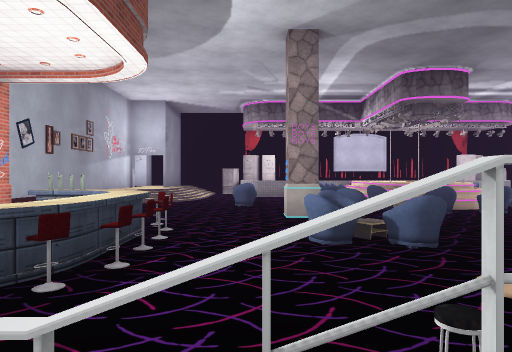
[1] (above)

24 first-person views from a walk through a Unity game level. The camera is 1.2 m above the floor, looks level and sees 70° across. The floor is counted in squares, 2 m on a side. Each view is taken from the middle of a square. On the plan, view 1 faces up. The plan holds only what a view shows up to about 10 squares ahead; the rest is blank. The place goes on beyond the plan. Door leaves are left out, so doorways stand open. Some surface patterns are stand-ins.

[2]
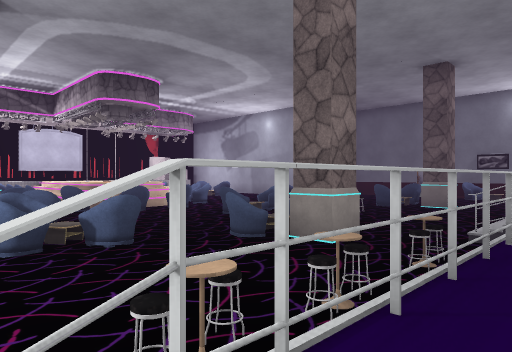

[3]
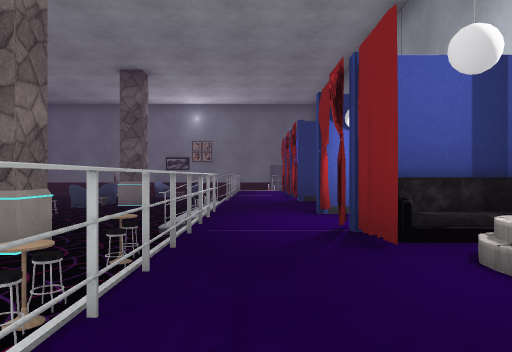

[4]
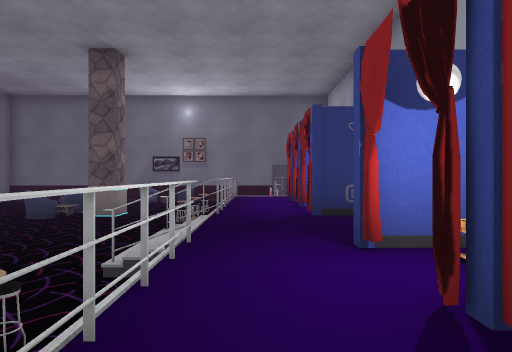

[5]
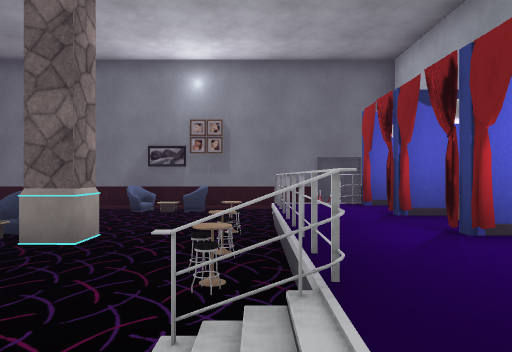

[6]
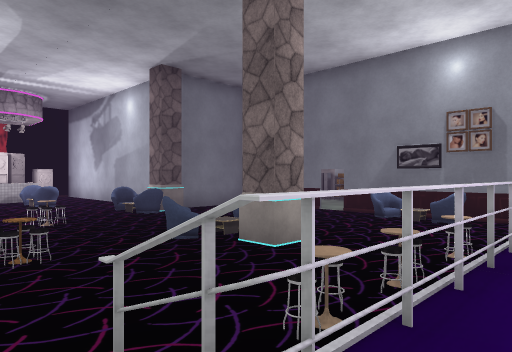

[7]
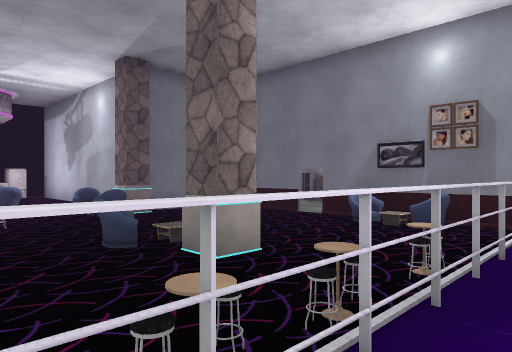

[8]
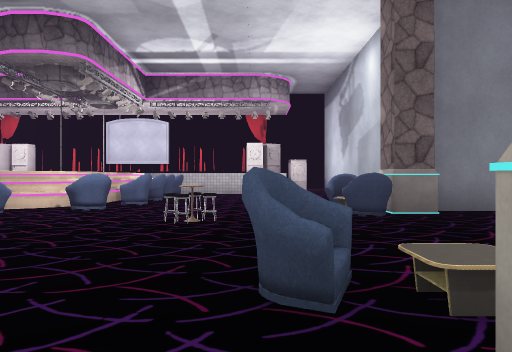

[9]
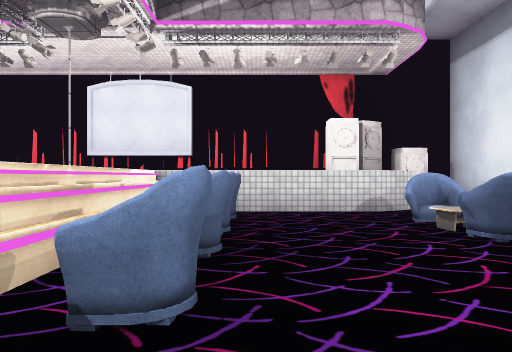

[10]
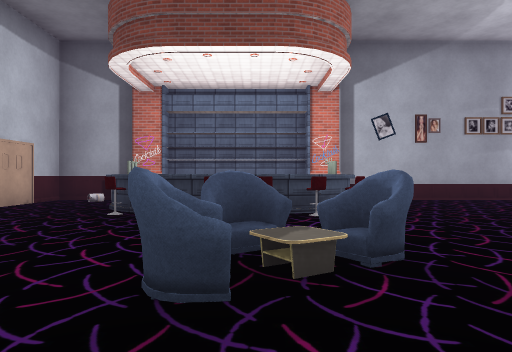

[11]
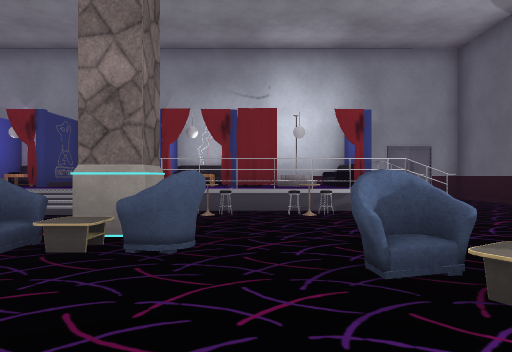

[12]
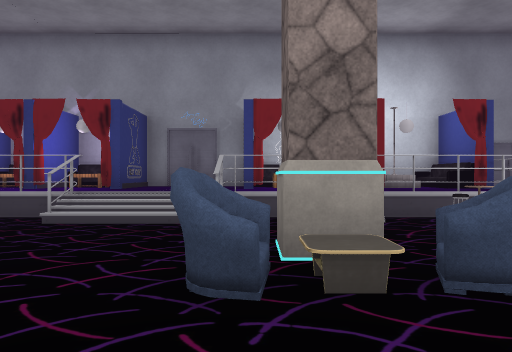

[13]
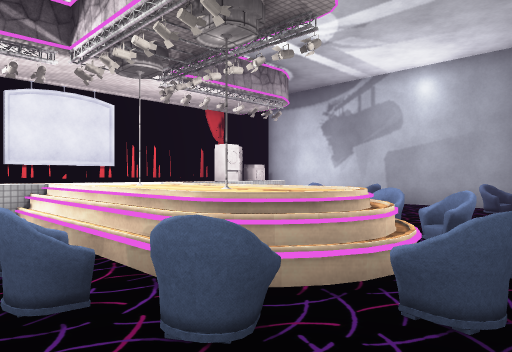

[14]
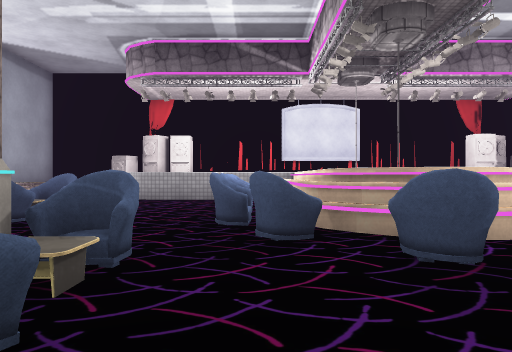

[15]
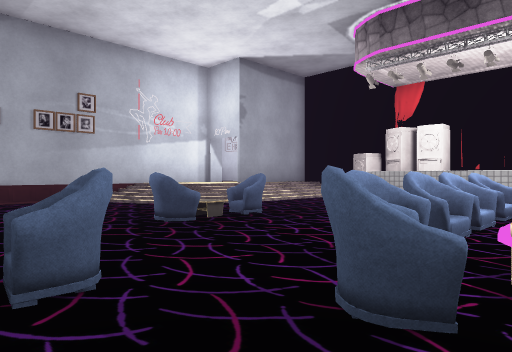

[16]
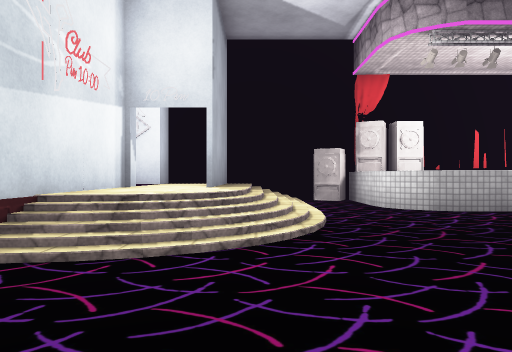

[17]
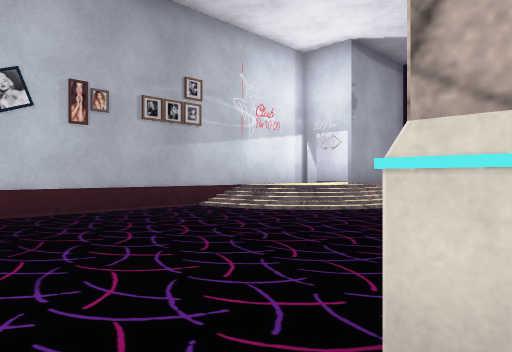

[18]
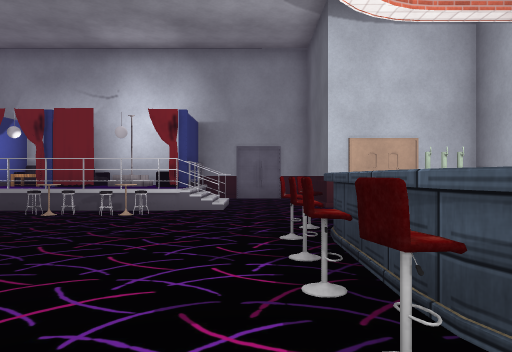

[19]
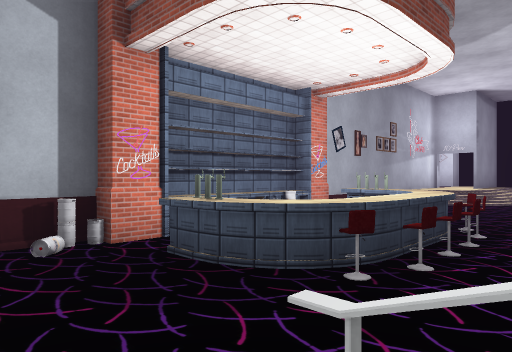

[20]
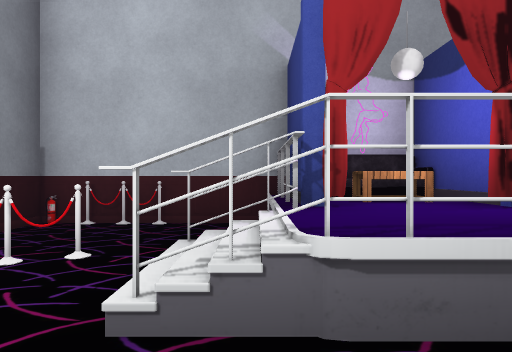

[21]
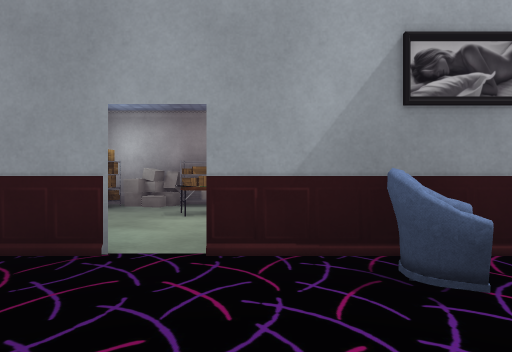

[22]
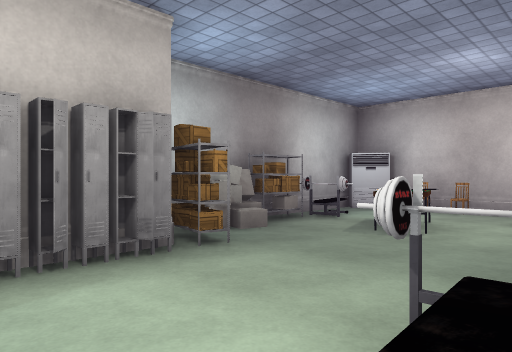

[23]
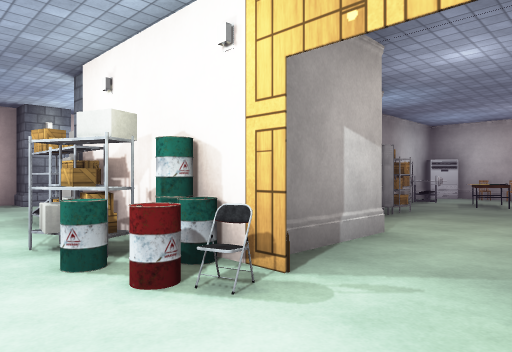

[24]
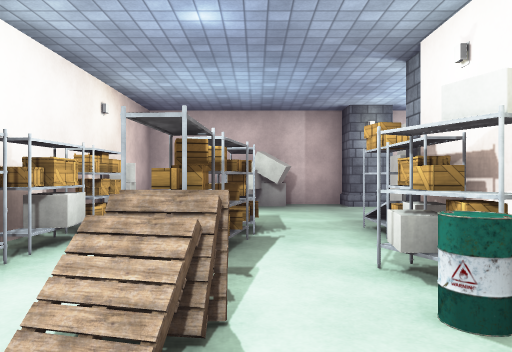

### Floor plan
Key: @ floor where view 1 was taken; # wall or solid block; . main floor; : floor 0.75 m higher than the main floor; + floor 1 m higher than the main floor; * floor 1.25 m higher than the main floor; / step, stairs or slope; D open door; = window, fence, low wall or low ledge; ^ raised ledge; v drop or lower ground; S sofa; C curtain; P pole; T table; E speaker; R rack; A cabinet; U drum; B box; I pillar; L pallet; O other object.
Columns run from 6 left of view 1 to 26 right of it. Each row starts with its distance up from view 1.
 18   ##   O########C#E#
 17  ##//      **   E# #         ###
 16  ##//      **      #       BOO# #
 15  DD//    .***             ..    #
 14  #://    S*P*SS        ..LLOOO OO
 13  #///    S**#SS    #    UUB.R   O
 12  v//  S  S*P#SS    #    DO##RO I#
 11 #O    S  S**##S    #     #  I
 10 #O       S+/=SS   S##  . .A
  9 #  .      S/S .   ##    O.A
  8 #O      / .       S   #  RO#
  7  #.OO. . .            O  O.O
  6  ##O^O S . .         D   ORO
  5     ^O SS .   OTS S. DD  OO#
  4  #  ^O  S SS     #S  SO  TO#
  3  # .O     #     .     # ####
  2  O.^.  O       O   . SO
  1  O    .OOOO.//.OOOO.. #
  0  O##  @::::::::::::/. O
 -1    =O .#:CCC::CC:CCOOO
 -2    =   #P#T#::T#O#T^  #
 -3    O##Ovvvvv##vv vvOOOO

Where each view was taken, in squares from view 1:
view 1: 0 up, 0 right, facing up
view 2: 0 up, 0 right, facing up-right
view 3: 0 up, 0 right, facing right
view 4: 0 up, 2 right, facing right
view 5: 1 up, 6 right, facing right
view 6: 0 up, 7 right, facing up-right
view 7: 0 up, 8 right, facing up-right
view 8: 3 up, 10 right, facing up
view 9: 9 up, 8 right, facing up
view 10: 5 up, 4 right, facing left
view 11: 7 up, 3 right, facing down
view 12: 6 up, 5 right, facing down
view 13: 8 up, 2 right, facing up-right
view 14: 6 up, 3 right, facing up
view 15: 8 up, 4 right, facing up-left
view 16: 9 up, 3 left, facing up
view 17: 7 up, 1 right, facing up-left
view 18: 7 up, 1 left, facing down
view 19: 0 up, 0 right, facing up-left
view 20: 2 up, 13 right, facing down
view 21: 5 up, 13 right, facing right
view 22: 10 up, 17 right, facing down-right
view 23: 14 up, 17 right, facing down-right
view 24: 14 up, 18 right, facing right
